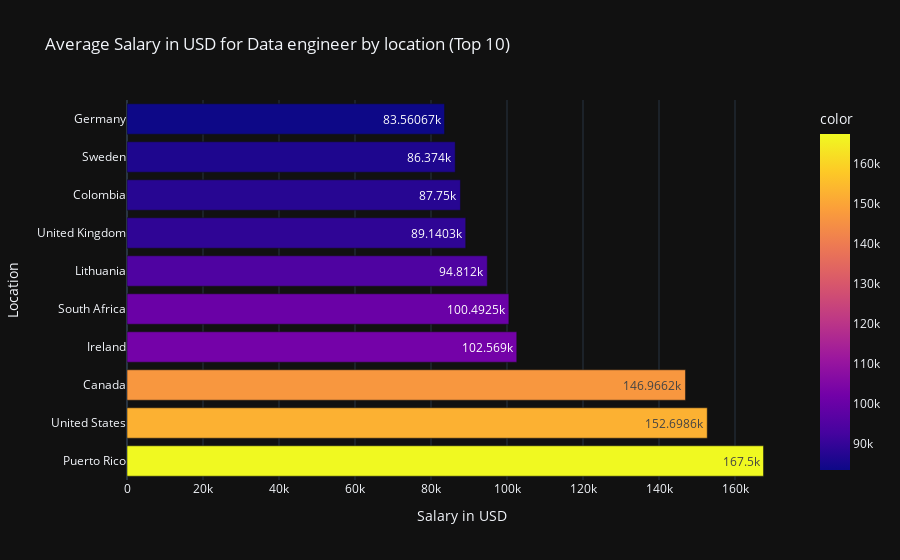

This figure's notebook cell:
### Code cell
iplot(px.bar(df_de_salary_country.sort_values(ascending=False)[:10],
             orientation='h',
             labels={'value':'Salary in USD','company_location':'Location'},
             title='Average Salary in USD for Data engineer by location (Top 10)',
             template='plotly_dark',
             color=df_de_salary_country.sort_values(ascending=False)[:10],
             text_auto=True
))

### Figure 1 — Plotly figure (JSON) as saved in the notebook; plotly's stock layout.template omitted (floating-point values rounded to 4 significant figures)
{"data": [{"alignmentgroup": "True", "hovertemplate": "Salary in USD=%{x}<br>Location=%{y}<br>color=%{marker.color}<extra></extra>", "legendgroup": "", "marker": {"color": [167500, 152700.0, 147000.0, 102569, 100500.0, 94812, 89140.0, 87750, 86374, 83560.0], "coloraxis": "coloraxis", "pattern": {"shape": ""}}, "name": "", "offsetgroup": "", "orientation": "h", "showlegend": false, "textposition": "auto", "texttemplate": "%{x}", "type": "bar", "x": [167500, 152700.0, 147000.0, 102569, 100500.0, 94812, 89140.0, 87750, 86374, 83560.0], "xaxis": "x", "y": ["Puerto Rico", "United States", "Canada", "Ireland", "South Africa", "Lithuania", "United Kingdom", "Colombia", "Sweden", "Germany"], "yaxis": "y"}], "layout": {"barmode": "relative", "coloraxis": {"colorbar": {"title": {"text": "color"}}, "colorscale": [[0, "#0d0887"], [0.1111, "#46039f"], [0.2222, "#7201a8"], [0.3333, "#9c179e"], [0.4444, "#bd3786"], [0.5556, "#d8576b"], [0.6667, "#ed7953"], [0.7778, "#fb9f3a"], [0.8889, "#fdca26"], [1, "#f0f921"]]}, "legend": {"tracegroupgap": 0}, "title": {"text": "Average Salary in USD for Data engineer by location (Top 10)"}, "xaxis": {"anchor": "y", "domain": [0, 1], "title": {"text": "Salary in USD"}}, "yaxis": {"anchor": "x", "domain": [0, 1], "title": {"text": "Location"}}}}
